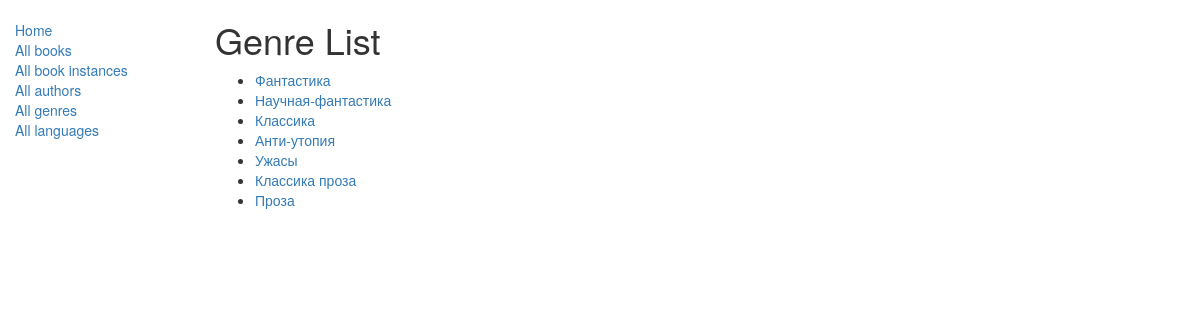
The page /catalog/genres/ on the database its author committed.
### catalog/models.py (models this page shows)
class Genre(models.Model):
    name = models.CharField(max_length=200, help_text = "Добавьте название жанра (например: Фантастика).")
    def __str__(self):
        return self.name

### catalog/views.py (the view)
# urls.py: path('genres/', views.GenreListView.as_view(), name='genres'),
class GenreListView(generic.ListView):
    model = Genre
    paginate_by = 10

### catalog/templates/catalog/genre_list.html
{% extends "base_generic.html" %}
{% block content %}
<h1>Genre List</h1>
{% if genre_list %}
  <ul>
  {% for genre in genre_list %}
    <li>
      <a href="{{ genre.get_absolute_url }}">
      {{ genre }}
      </a>
    </li>
  {% endfor %}
 </ul>
{% else %}
  <p>There are no genres available.</p>
{% endif %}
{% endblock %}

### rows shown on the page
Genre: name "Фантастика"
Genre: name "Научная-фантастика"
Genre: name "Классика"
Genre: name "Анти-утопия"
Genre: name "Ужасы"
Genre: name "Классика проза"
Genre: name "Проза"
